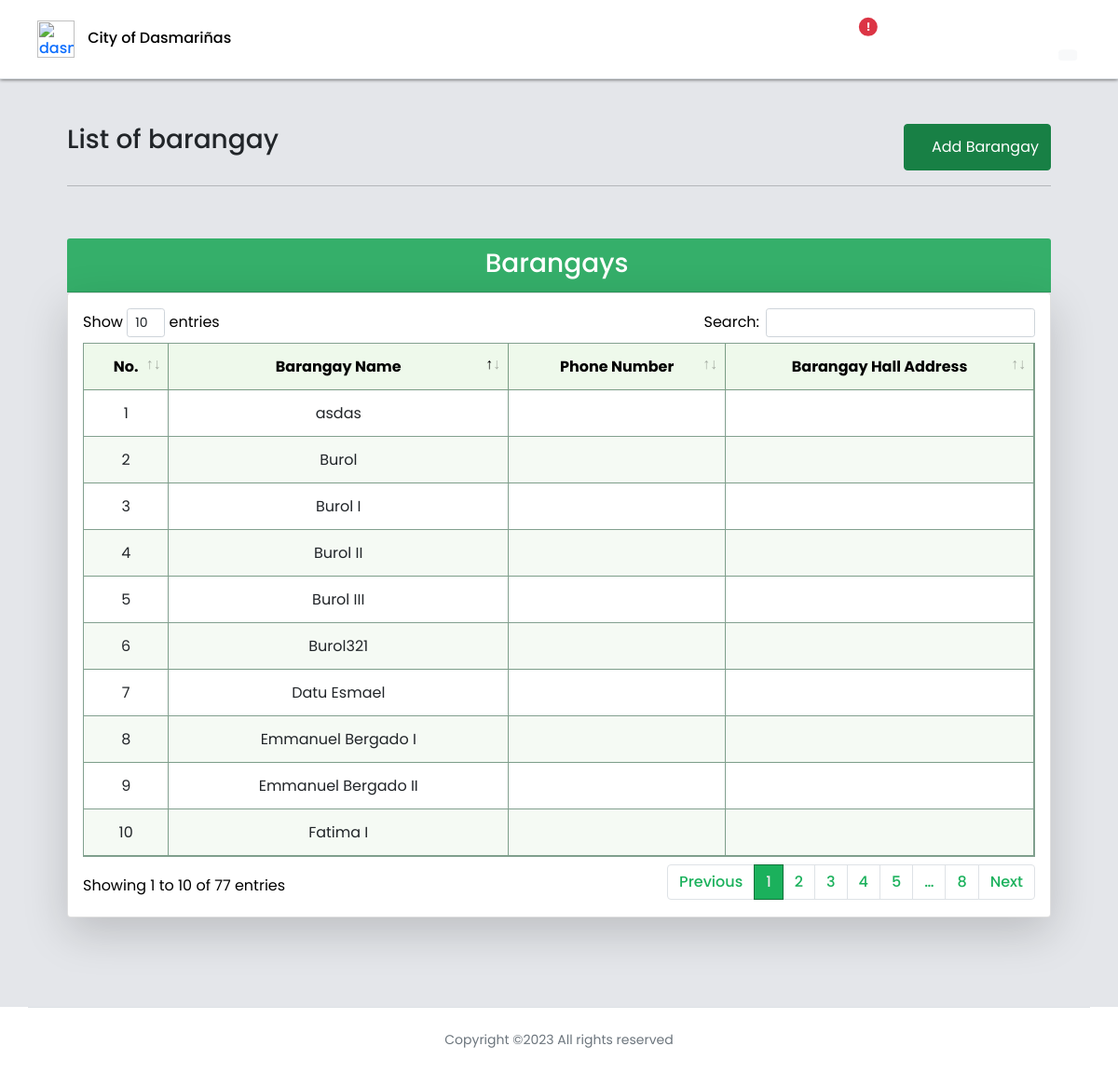
/abarangay (signed in), run on the app's committed database.
### profilingApp/models.py (models this page shows, shortened)
class Barangay(Model):
    brgy_name = models.CharField(max_length=500)
    brgy_phone = models.CharField(max_length=100, null=True, blank=True)
    brgy_address = models.CharField(max_length=500, null=True, blank=True)

### profilingApp/views.py (the view, shortened to what this page needs)
# urls.py: path('abarangay', views.admin_barangay, name='admin_barangay'),
@login_required(login_url='login_registration')
def admin_barangay(request):
    if request.user.is_authenticated and request.user.user_type == 'Admin':
        invalidated_status = BarangayHealthWorker.objects.filter(
            is_validated=False).count()
        barangays = Barangay.objects.all()
        form = AddBarangay()
        context = {'barangays' : barangays,
                   'invalidated_count' : invalidated_status,
                   'form' : form}
        return render(request, 'activities/Admin - barangay.html', context)

### profilingApp/forms.py
class AddBarangay(ModelForm):
    brgy_name = forms.CharField(required=True, widget=forms.TextInput(attrs={'class' : "form-control", 'type': 'text', 'id' : 'brgy_name'}))
    brgy_phone = forms.CharField(required=True, widget=forms.TextInput(attrs={'class' : "form-control", 'type': 'text', 'id' : 'brgy_phone'}))
    brgy_address = forms.CharField(required=True, widget=forms.TextInput(attrs={'class' : "form-control", 'type': 'text', 'id' : 'brgy_address'}))
    class Meta:
        model = Barangay
        fields = ['brgy_name', 'brgy_phone', 'brgy_address']

### profilingApp/templates/activities/Admin - barangay.html (shortened to what this page needs)
{% extends 'activities/Admin Home.html' %}
{% load static %}
{% block dashboard %}
</head>
<body>
<header>
    <div class="site-header">
    <nav class="navbar fixed-top index__navbar scrolled border-bottom"
    style=" padding-left:3%; padding-right:3%;">
        <div class="flex-fill p-1 py-1">
            <div id="mobileNav" class="d-flex align-items-center justify-content-between">
                <div>
                    <a href="#" class="name" style="text-decoration: none;">
                        <img id="adminIcon" class="navbar-icon" src="{% static '/Media/avatar.png' %}" alt="dasma-logo">
                        <span id="adminHidetitle" class="brand__name" style="color:rgb(0, 0, 0); margin-left:10px;">City of Dasmariñas</span>
                    </a>
                </div>
                <div class="menu" id="navLinks">
                    <ul id="nav" class="nav text-small">
                        <li>
                            <a href="{% url 'admin_home' %}" class="nav-link" data-toggle="tooltip" data-bs-placement="bottom" data-bs-offset="0,7"
                            title="Admin Home">
                            <i id="navIcon" class="fa fa-fw fa-home" style="font-size: 24px;"></i>
                            </a>
                        </li>
                        <li>
                            <a href="{% url 'admin_home2' %}" class="nav-link" data-toggle="tooltip" data-bs-placement="bottom" data-bs-offset="0,7"
                            title="Preschooler Status">
                            <i id="navIcon" class="fa fa-3x fa-fw fa-id-card " style="font-size: 24px;"></i>
                            </a>
                        </li>
                        <li>
                            <a href="{% url 'admin_barangay' %}" class="nav-link" style="color:rgb(27, 177, 92) !important;" data-toggle="tooltip" data-bs-placement="bottom" data-bs-offset="0,7"
                            title="List of Barangay">
                            <i id="navIcon" class="fa fa-3x fa-fw fas fa-landmark " style="font-size: 24px;"></i>
                            </a>
                        </li>
                        <li>
                            {% if invalidated_count > 0 %}
                            <a href="{% url 'bhw_validation' %}" class="nav-link"  data-toggle="tooltip" data-bs-placement="bottom" data-bs-offset="0,7"
                                title="BHW Validation" >
                                <i id="navIcon" class="fa fa-fw fa-user-md" style="font-size: 24px;"></i>
                                <span class="position-absolute top-25 start-75 translate-middle badge rounded-pill bg-danger">
                                    !
                                </span></a>
                            {% endif %}
                        </li>
                        <li>
                            <a href="{% url 'admin_userAccounts' %}" class="nav-link" data-toggle="tooltip" data-bs-placement="bottom" data-bs-offset="0,7"
                            title="User Accounts">
                            <i id="navIcon" class="fa fa-3x fa-fw fas fa-users " style="font-size: 24px;"></i>
                            </a>
                        </li>
                        <li>
                            <a href="{% url 'admin_historyLogs' %}" class="nav-link" data-toggle="tooltip" data-bs-placement="bottom" data-bs-offset="0,7"
                            title="History Logs">
                            <i id="navIcon" class="fa fa-3x fa-fw fas fa-clipboard-list " style="font-size: 24px;"></i>
                            </a>
                        </li>
                        <li>
                            <a id="navIcon" class="btn nav-link position-relative" id="dropdownUser1" data-bs-toggle="dropdown" data-toggle="tooltip" data-bs-placement="bottom" data-bs-offset="0,7"
                            title="User Settings" aria-expanded="false">
                                <i class="fa fa-fw fa-user-cog bi" style="font-size: 24px;"></i>
                                <span class="position-absolute top-100 start-75 translate-middle badge rounded-pill text-dark" style="border-radius: 50%;">
                                    <i class="fa fa-lg fa-fw fa-caret-down bg-light" style="border-radius: 25%; margin-bottom: 15px;"></i>
                                </span></a>
                        </li>
                    </ul>
                </div>
            </div>
        </div>
    </nav>
    </div>
</header>
<div id="grid" class="container-fluid" style="padding:3%; margin: top 65px;">
    <div class="container-grid">
        <div class="">
            <div class="row d-flex justify-content-between">
                <div class="col align-items-center d-flex justify-content-md-start justify-content-center mb-2">
                    <h3 style="text-align:left;">List of barangay</h3>
                </div>
                <div class="col-sm-6 d-flex align-items-center justify-content-md-end justify-content-center">
                    <button style="margin-bottom: 0px; background-color: #188045;border-color:#188045; height: 50px;" type="button" class="btn hoverableButton btn-primary" data-bs-toggle="modal" data-bs-target="#addBrgy">
                        <span class="fas fa-landmark"></span>  Add Barangay</button>
                </div>
            </div>
        <hr>
        <br>
        </div>
    </div>
     <div class="text-black pt-3">
        <div class="row">
            <div class="col">
                <div class="card-header">
                    <h3>Barangays</h3>
                </div>
                <div class="card shadow-lg p-3 bg-white rounded" >
                    <div class="table-responsive" >
                        <table class="table table-hover table-cell-border" id="table_barangay" >
                            <thead>
                                <tr>
                                    <th scope="col" class="text-center">No.</th>
                                    <th scope="col" class="text-center">Barangay Name</th>
                                    <th scope="col" class="text-center">Phone Number</th>
                                    <th scope="col" class="text-center">Barangay Hall Address</th>
                                </tr>
                            </thead>
                            <tbody>
                                {% for barangay in barangays %}
                                <tr>
                                    <td class="text-center"></td>
                                    <td class="text-center">{{ barangay.brgy_name }}</td>
                                    <td class="text-center"></td>
                                    <td class="text-center"></td>
                                </tr>
                                {% endfor %}
                            </tbody>
                        </table>
                    </div>
                </div>
            </div>
        </div>
    </div>
</div>
{% endblock %}

### profilingApp/static/CSS/styles.css (style rules this page uses)
.fixed-top { position: sticky; top: 0; right: 0; left: 0; z-index: 1030; max-height: 85px; min-height: 85px; background-color: white; border-bottom: 3px; filter: drop-shadow(0px 0.8px 2px rgba(0, 0, 0, 0.75)); }
.navbar-icon { width: 40px; max-width: 40px; }
img { vertical-align: middle; border-style: none; }
* { margin: 0; padding: 0; box-sizing: border-box; font-family: 'Poppins', sans-serif; }
li, a, button { font-family: 'Poppins', sans-serif; font-weight: 500; font-size: 16px; color:#188045; text-decoration: none; }
li { list-style: none; display: list-item; text-align: -webkit-match-parent; }
a { text-decoration: none; }
table { border: 1px ridge !important; border-color:#003d1b7d !important; }
thead { border-color: rgba(23, 128, 69, 0.514)!important; background-color: #eef9eb; text-align: left !important; color:#000000; }
th { border-bottom: 1px solid !important; border-right: 1px solid !important; padding: 12px 15px !important; border-color: #003d1b7d!important; }
td { border-bottom: 1px solid !important; border-right: 1px solid !important; padding: 12px 15px !important; border-color: #003d1b7d!important; }
tbody tr:nth-of-type(even) { background-color: #f5faf4; }
#navLinks li a { color:rgba(0, 19, 0, 0.87); padding: 13 13 13 13; margin-left: 15px; position: relative; }
#grid,#footer,#header { transition: 0.5s ease-in-out; }
#grid { background-color: #e4e6ea; position: relative; padding: 4% 6% 8% 6% !important; width: 100%; margin-top: 85px; min-height: 800px; }
.card-header { font-size: 13px; font-family: 'Poppins', sans-serif;; background-color:#35af6a !important; color:white; padding: 10px 15px 5px 10px !important; text-align: center; }
html { width: 100%; height: 100%; }
body { color: rgba(0, 0, 0, 0.6); font-family: 'Poppins', sans-serif; font-size: 14px; line-height: 1.6em; -webkit-font-smoothing: antialiased; -moz-osx-font-smoothing: grayscale; }
::placeholder { color:rgba(255, 255, 255, 0.253); }
@media (min-width: 570px) { ::placeholder { color:rgba(255, 255, 255, 0.253); } }
.row { display: -webkit-box; display: -ms-flexbox; display: flex; -ms-flex-wrap: wrap; flex-wrap: wrap; margin-right: 15px; margin-left: 15px; }
.col-6, .col-7, .col-12, .col, .col-sm-3, .col-sm-6, .col-md-3, .col-md-4, .col-md-5, .col-md-6, .col-md-8, .col-md-9, .col-md-10, .col-md-12, .col-lg-3, .col-lg-4, .col-lg-5, .col-lg-6, .col-lg-7, .col-lg-8, .col-lg-10, .col-lg-12, .col-xl-2 { position: relative; width: 100%; padding-right: 15px; padding-left: 15px; }
.text-center { text-align: center !important; }
html { font-family: sans-serif; line-height: 1.15; -webkit-text-size-adjust: 100%; -webkit-tap-highlight-color: rgba(0, 0, 0, 0); }

### data on the page
Barangay: brgy_name "Burol"
Barangay: brgy_name "Burol I"
Barangay: brgy_name "Burol II"
Barangay: brgy_name "Burol III"
Barangay: brgy_name "Datu Esmael"
Barangay: brgy_name "Emmanuel Bergado I"
Barangay: brgy_name "Emmanuel Bergado II"
Barangay: brgy_name "Fatima I"
Barangay: brgy_name "asdas"
Barangay: brgy_name "Burol321"
